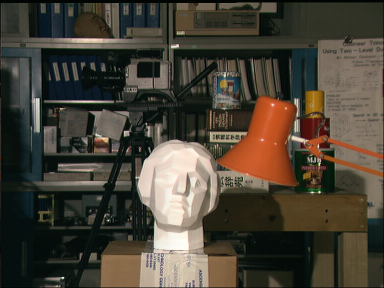
//> input picture model/Census/left.ppm, 384 x 288 px, given in place of left.jpg, which was not available
$ ./源   (built with g++ and OpenCV 4)
//> lines starting //> are read from the running program, lines starting //| are printed output that depends on the picture; pictures that were not available may be replaced by others from this repository, and a replacement may not be noted
#include<iostream>
#include<cv.h>
#include<highgui.h>

using namespace std;
int GetHammingWeight(unsigned int value);
int main() {
	/*Half of the window size for the census transform*/
	int hWin = 11;
	int bitlength = 0;
	if ((2 * hWin + 1)*(2 * hWin + 1) % 32 == 0)
	{
		bitlength = (2 * hWin + 1)*(2 * hWin + 1) / 32;
	}
	else {
		bitlength = (2 * hWin + 1)*(2 * hWin + 1) / 32 + 1;
	}
	cout << "hWin: " << hWin << ";  " << "bit length:  " << bitlength << endl;
	cout << "Census test" << endl;
	// char stopKey;
	IplImage * leftImage = cvLoadImage("C:\\Users\\60136\\Desktop\\杂项\\left.jpg", 0);
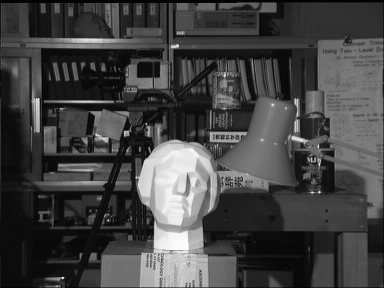
//> leftImage: 288 rows x 384 cols, CV_8UC1; min 0, max 253, mean 67.2
	IplImage * rightImage = cvLoadImage("C:\\Users\\60136\\Desktop\\杂项\\right.jpg", 0);
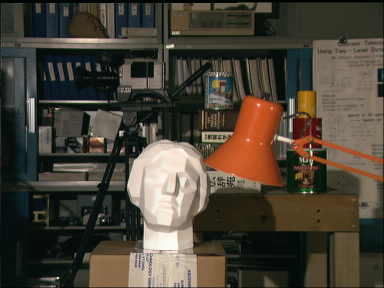
//> input picture model/Census/right.ppm, 384 x 288 px, given in place of right.jpg, which was not available
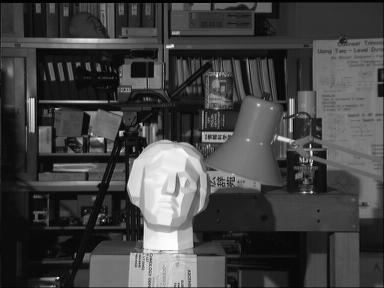
//> rightImage: 288 rows x 384 cols, CV_8UC1; min 0, max 253, mean 67.9

	int imageWidth = leftImage->width;
//> imageWidth = 384
	int imageHeight = leftImage->height;
//> imageHeight = 288

	IplImage * CensusImage = cvCreateImage(cvGetSize(leftImage), leftImage->depth, 1);
	IplImage * MatchLevelImage = cvCreateImage(cvGetSize(leftImage), leftImage->depth, 1);

	int minDBounds = 0;
	int maxDBounds = 31;
	// int leftCensus[imageHeight][imageWidth][bitlength] = {0};
	unsigned  int *leftCensus = new unsigned int[imageHeight*imageWidth*bitlength];
	unsigned  int *rightCensus = new unsigned int[imageHeight*imageWidth*bitlength];
	for (int i = 0;i < imageHeight*imageWidth*bitlength;i++)
	{
		leftCensus[i] = 0;
		rightCensus[i] = 0;
	}
	int pointCnt = 0;


	cvNamedWindow("Left", 1);
	cvNamedWindow("Right", 1);
	cvNamedWindow("Census", 1);
	cvNamedWindow("MatchLevel", 1);

	cvShowImage("Left", leftImage);
	cvShowImage("Right", rightImage);


	/*Census Transform */
	int i, j, m, n, k, l;
	unsigned char centerPixel = 0;
	unsigned char neighborPixel = 0;
	int bitCount = 0;
	unsigned int bigger = 0;
	for (i = 0; i < leftImage->height;i++) {
		for (j = 0; j< leftImage->width;j++) {
			centerPixel = *((unsigned char *)leftImage->imageData + i*leftImage->widthStep + j);
			bitCount = 0;

			for (m = i - hWin; m <= i + hWin;m++)
			{
				for (n = j - hWin; n <= j + hWin;n++)
				{
					bitCount++;
					if (m < 0 || m >= leftImage->height || n < 0 || n >= leftImage->width)
					{
						neighborPixel = 0;
					}
					else {
						neighborPixel = *((unsigned char *)leftImage->imageData + m*leftImage->widthStep + n);
					}
					bigger = (neighborPixel > centerPixel) ? 1 : 0;
					leftCensus[(i*imageWidth + j)*bitlength + bitCount / 32] |= (bigger << (bitCount % 32));
				}
			}

		}
	}
//> this loop made 288 passes
//> centerPixel on passes 1 to 3: 1, 2, 12
//> after the loop, centerPixel = 22; bitCount = 529; neighborPixel = 0; bigger = 0

	for (i = 0; i < rightImage->height;i++) {
		for (j = 0; j< rightImage->width;j++) {
			centerPixel = *((unsigned char *)rightImage->imageData + i*rightImage->widthStep + j);
			bitCount = 0;

			for (m = i - hWin; m <= i + hWin;m++)
			{
				for (n = j - hWin; n <= j + hWin;n++)
				{
					bitCount++;
					if (m < 0 || m >= rightImage->height || n < 0 || n >= rightImage->width)
					{
						neighborPixel = 0;
					}
					else {
						neighborPixel = *((unsigned char *)rightImage->imageData + m*rightImage->widthStep + n);
					}
					bigger = (neighborPixel > centerPixel) ? 1 : 0;
					rightCensus[(i*imageWidth + j)*bitlength + bitCount / 32] |= (bigger << (bitCount % 32));
				}
			}

		}
	}
//> this loop made 288 passes
//> after the loop, centerPixel = 23; bitCount = 529; neighborPixel = 0; bigger = 0
	int sum = 0;
	unsigned int *matchLevel = new unsigned int[maxDBounds - minDBounds + 1];
	int tempMin = 0;
	int tempIndex = 0;
	unsigned  char *dst;
	unsigned char pixle = 0;
	for (i = 0; i < rightImage->height;i++) {
		for (j = 0; j< rightImage->width;j++) {


			for (k = minDBounds;k <= maxDBounds;k++)
			{
				sum = 0;
				for (l = 0;l< bitlength;l++)
				{
					if (((i*imageWidth + j + k)*bitlength + l) < imageHeight*imageWidth*bitlength)
					{
						sum += GetHammingWeight(rightCensus[(i*imageWidth + j)*bitlength + l]
							^ leftCensus[(i*imageWidth + j + k)*bitlength + l]);
					}
					else {
						//sum += 0;
						// cout<<".";
					}

				}
				matchLevel[k] = sum;
			}

			/*寻找最佳匹配点*/
			tempMin = 0;
			tempIndex = 0;
			for (m = 1;m < maxDBounds - minDBounds + 1;m++)
			{
				if (matchLevel[m] < matchLevel[tempIndex])
				{
					tempMin = matchLevel[m];
					tempIndex = m;
				}
			}

			if (tempMin > (2 * hWin + 1)*(2 * hWin + 1)*0.2)
			{
				tempMin = 0;
				pointCnt++;
			}
			else {
				tempMin = 255;
			}
			dst = (unsigned char *)CensusImage->imageData + i*CensusImage->widthStep + j;
			*dst = tempIndex * 8;

			dst = (unsigned char *)MatchLevelImage->imageData + i*MatchLevelImage->widthStep + j;
			*dst = tempMin;

			//cout<< tempIndex<<"  " <<tempMin<<endl;;

		}
	}
//> this loop made 288 passes
//> (sum, tempIndex, pointCnt) on passes 1 to 3: (131, 0, 0), (142, 0, 0), (35, 0, 0)
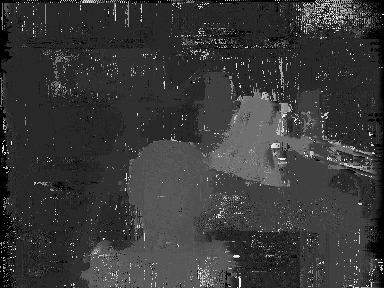
//> CensusImage: 288 rows x 384 cols, CV_8UC1; min 0, max 248, mean 56.7
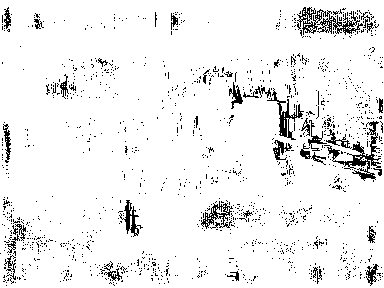
//> MatchLevelImage: 288 rows x 384 cols, CV_8UC1; 93.4% white; black in thin lines or dots
	cout << "pointCnt:  " << pointCnt << endl;
//| pointCnt:  7322
	cvShowImage("Census", CensusImage);
	cvShowImage("MatchLevel", MatchLevelImage);
	cvSaveImage("depth.jpg", CensusImage);
	cvSaveImage("matchLevel.jpg", MatchLevelImage);

	cvWaitKey(0);
	cvDestroyAllWindows();
	cvReleaseImage(&leftImage);
	cvReleaseImage(&rightImage);
	return 0;
}


int GetHammingWeight(unsigned int value)
{
	if (value == 0) return 0;

	int a = value;
	int b = value - 1;
	int c = 0;

	int count = 1;
	while (c = a & b)
	{
		count++;
		a = c;
		b = c - 1;
	}
	return count;
}
